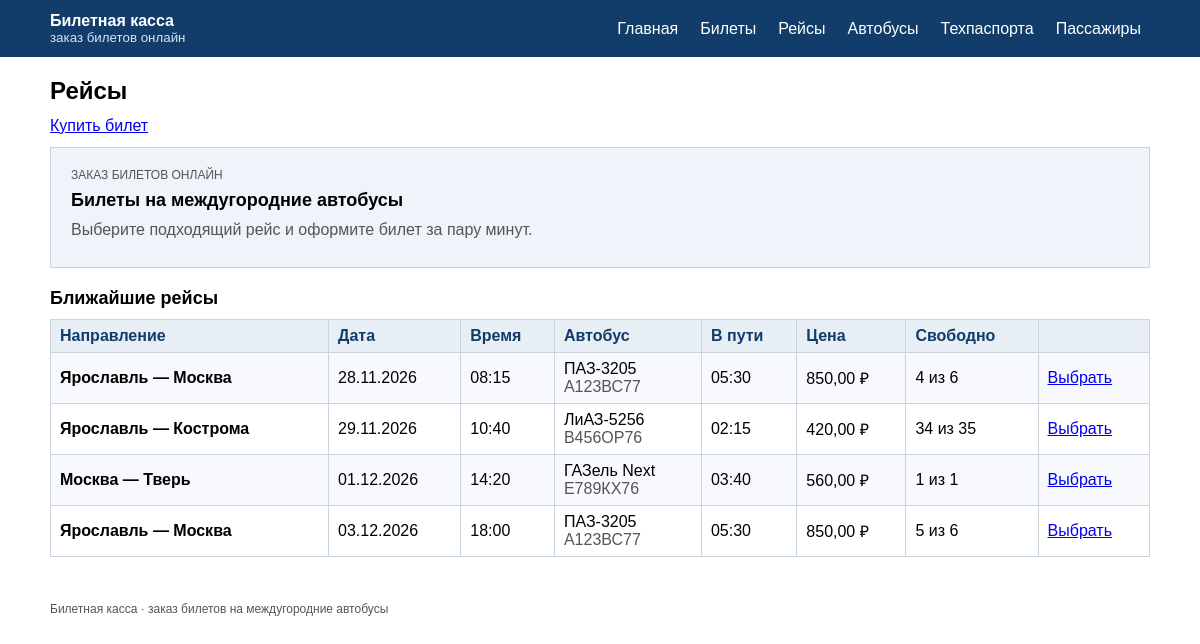
The page / on the database its author committed.
### Z3app/models.py (models this page shows, shortened)
class Trip(models.Model):
    bus = models.ForeignKey(
        Bus, on_delete=models.CASCADE, related_name='trips', verbose_name='Автобус',
    )
    from_city = models.CharField('Откуда', max_length=50)
    to_city = models.CharField('Куда', max_length=50)
    price = models.DecimalField(
        'Цена билета, ₽', max_digits=10, decimal_places=2,
        validators=[MinValueValidator(Decimal('1.00'))],
    )
    travel_time = models.TimeField('Время в пути')
    departure_date = models.DateField('Дата отправления')
    departure_time = models.TimeField('Время отправления')
    class Meta:
        verbose_name = 'рейс'
        verbose_name_plural = 'Рейсы'
        ordering = ['departure_date', 'departure_time']

class Bus(models.Model):
    model_name = models.CharField('Марка и модель', max_length=60)
    plate_number = models.CharField(
        'Госномер', max_length=12, unique=True, validators=[plate_validator],
    )
    seats = models.PositiveSmallIntegerField(
        'Количество мест', default=40,
        validators=[MinValueValidator(1), MaxValueValidator(100)],
    )
    photo = models.ImageField(
        'Фотография автобуса', upload_to='buses/', blank=True, null=True,
    )
    class Meta:
        verbose_name = 'автобус'
        verbose_name_plural = 'Автобусы'
        ordering = ['model_name']

### Z3app/views.py (the view)
# urls.py: path('', views.index, name='home'),
def index(request):
    trips = list(
        Trip.objects.select_related('bus')
        .filter(departure_date__gte=timezone.localdate())
        .annotate(sold=Count('tickets', filter=~Q(tickets__status='cancelled')))
        .order_by('departure_date', 'departure_time')
    )
    for trip in trips:
        trip.free_seats = max(0, trip.bus.seats - trip.sold)
    return render(request, 'index.html', {'trips': trips})

### templates/index.html (shortened to what this page needs)
{% extends 'base.html' %}
{% block header %}Рейсы{% endblock %}
{% block page_actions %}
<a class="btn" href="{% url 'ticket_create' %}">Купить билет</a>
{% endblock %}
{% block content %}
<section class="hero">
    <div>
        <p class="eyebrow">заказ билетов онлайн</p>
        <h2>Билеты на междугородние автобусы</h2>
        <p>Выберите подходящий рейс и оформите билет за пару минут.</p>
    </div>
</section>
<div class="panel">
    <h2>Ближайшие рейсы</h2>
    {% if trips %}
    <div class="table-wrap">
        <table class="data">
            <tr>
                <th>Направление</th>
                <th>Дата</th>
                <th>Время</th>
                <th>Автобус</th>
                <th>В пути</th>
                <th>Цена</th>
                <th>Свободно</th>
                <th></th>
            </tr>
            {% for trip in trips %}
            <tr>
                <td><strong>{{ trip.from_city }} — {{ trip.to_city }}</strong></td>
                <td>{{ trip.departure_date|date:"d.m.Y" }}</td>
                <td>{{ trip.departure_time|time:"H:i" }}</td>
                <td>{{ trip.bus.model_name }}<br><span class="muted">{{ trip.bus.plate_number }}</span></td>
                <td>{{ trip.travel_time|time:"H:i" }}</td>
                <td>{{ trip.price|floatformat:2 }} ₽</td>
                <td>{{ trip.free_seats }} из {{ trip.bus.seats }}</td>
                <td><a href="{% url 'ticket_create' %}?trip={{ trip.pk }}">Выбрать</a></td>
            </tr>
            {% endfor %}
        </table>
    </div>
    {% else %}
    <p class="empty">Ближайших рейсов пока нет.</p>
    {% endif %}
</div>
{% endblock %}

### templates/base.html (style rules this page uses)
body { font-family: Arial, sans-serif; margin: 0; background: #ffffff; color: #000000; }
h2 { font-size: 18px; margin: 0 0 10px; }
.muted { color: #555555; }
.eyebrow { font-size: 12px; text-transform: uppercase; }
.hero { display: flex; flex-wrap: wrap; align-items: center; gap: 20px; background: #eef4fa; border: 1px solid #c9d4df; padding: 20px; margin-bottom: 20px; }
.hero > div { flex: 1 1 320px; }
.hero h2 { margin-top: 0; }
.hero p { margin: 0 0 8px; color: #555555; }
.panel { margin-bottom: 15px; }
.btn { margin-right: 6px; border: none; background: none; padding: 0; color: #0000ee; text-decoration: underline; font: inherit; cursor: pointer; }
.table-wrap { overflow-x: auto; margin-bottom: 15px; }
table.data { width: 100%; border-collapse: collapse; background: #ffffff; }
table.data th, table.data td { border: 1px solid #c9d4df; padding: 7px 9px; text-align: left; vertical-align: middle; }
table.data th { background: #e8eef5; color: #123c69; }
table.data tr:nth-child(even) td { background: #f7f9fc; }

### rows shown on the page
Trip: from_city "Ярославль", to_city "Москва", departure_date "28.11.2026", departure_time "08:15", bus.model_name "ПАЗ-3205", bus.plate_number "А123ВС77", travel_time "05:30", price "850,00", free_seats "4", bus.seats "6"
Trip: from_city "Ярославль", to_city "Кострома", departure_date "29.11.2026", departure_time "10:40", bus.model_name "ЛиАЗ-5256", bus.plate_number "В456ОР76", travel_time "02:15", price "420,00", free_seats "34", bus.seats "35"
Trip: from_city "Москва", to_city "Тверь", departure_date "01.12.2026", departure_time "14:20", bus.model_name "ГАЗель Next", bus.plate_number "Е789КХ76", travel_time "03:40", price "560,00", free_seats "1", bus.seats "1"
Trip: from_city "Ярославль", to_city "Москва", departure_date "03.12.2026", departure_time "18:00", bus.model_name "ПАЗ-3205", bus.plate_number "А123ВС77", travel_time "05:30", price "850,00", free_seats "5", bus.seats "6"
